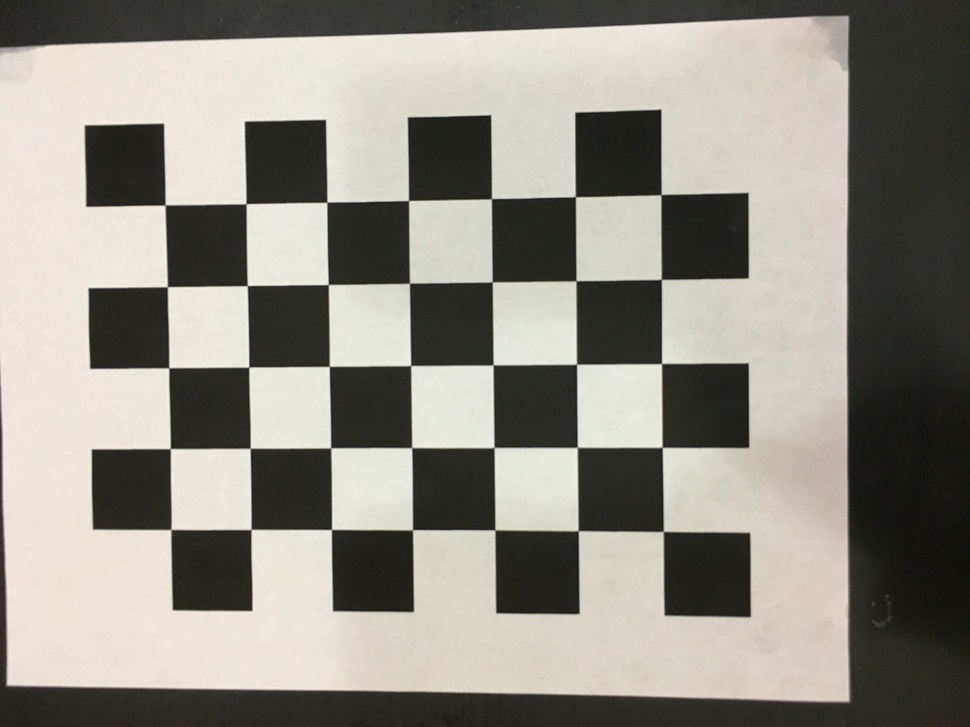
#> input picture CameraCalibration/pics/IMG_1383.jpg, 970 x 727 px, shrunk from 1600 x 1200 before the run; its folder holds only this picture in this run
$ python CameraCalibration.py
#> lines starting #> are read from the running program, lines starting #| are printed output that depends on the picture; after the words box and inside, x2 and y2 are one past the last pixel; in counts of white or black regions, pixels touching at a corner belong together; long printed decimals are rounded
import numpy as np
import cv2
import glob
import os

######  Input  #######

images = glob.glob('pics/*.jpg')

#######  Output  #########

out_fn = 'parameters.npz'

#######  Code  ########

dirname = 'pics_with_lines'
# os.mkdir(dirname)

# termination criteria
criteria = (cv2.TERM_CRITERIA_EPS + cv2.TERM_CRITERIA_MAX_ITER, 30, 0.001)
# prepare object points, like (0,0,0), (1,0,0), (2,0,0) ....,(6,5,0)
objp = np.zeros((7*5, 3), np.float32)
objp[:, :2] = np.mgrid[0:5, 0:7].T.reshape(-1, 2)
# Arrays to store object points and image points from all the images.
objpoints = []  # 3d point in real world space
imgpoints = []  # 2d points in image plane.

# print(images)
i = 0
img_size = []
for fname in images:
    img = cv2.imread(fname)
#> img is the input picture: shape (727, 970, 3); mean B, G, R 132.6, 140.8, 143.7
    gray = cv2.cvtColor(img, cv2.COLOR_BGR2GRAY)
    # Find the chess board corners
    ret, corners = cv2.findChessboardCorners(gray, (5, 7), None)
#> ret = True; corners = 35 rows, first 8: [660.9, 194.6], [661.3, 279.4], [661.5, 363.5], [662.3, 447.3], [663.2, 531.4], [575.4, 196.6], [575.9, 280.7], [576.5, 364.3]
    # If found, add object points, image points (after refining them)
    if ret is True:
        # print(fname)
        i = i + 1
        print(i)
        objpoints.append(objp)
        corners2 = cv2.cornerSubPix(gray, corners, (11, 11), (-1, -1), criteria)
#> corners2 = 35 rows, first 8: [661, 194.6], [661.4, 279.4], [661.5, 363.5], [662.3, 447.3], [663.3, 531.5], [575.4, 196.7], [575.9, 280.7], [576.5, 364.2]
        imgpoints.append(corners)
        img_size = gray.shape[::-1]
#> img_size = (970, 727)
        # # Draw and display the corners
        cv2.drawChessboardCorners(img, (5, 7), corners2, ret)
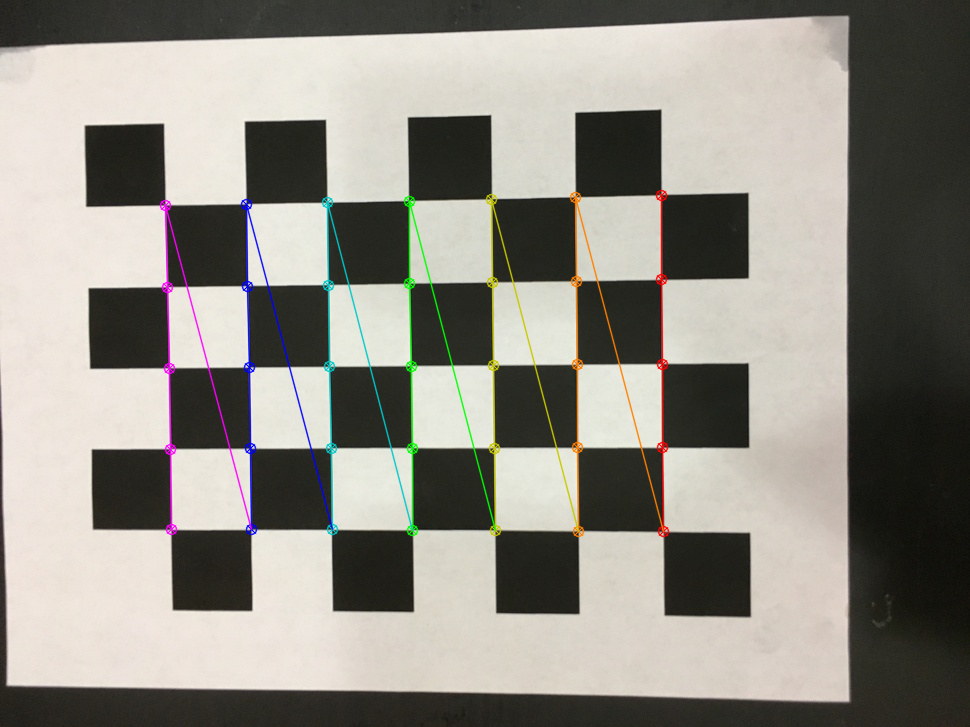
#> img: shape (727, 970, 3); 2.23% of pixels changed, all inside (x1, y1, x2, y2) = (159, 189, 670, 538)
        # cv2.imwrite(os.path.join(dirname, 'pic' + str(i) + '.jpg'), img)
        # cv2.imshow('img', img)
        # cv2.waitKey(2000)

rms, mtx, dist, rvecs, tvecs = cv2.calibrateCamera(objpoints, imgpoints, img_size, None, None)
#> rms = 0.127; mtx = [[1263.7, 0, 558.5], [0, 1246.3, 384.6], [0, 0, 1]]; dist = [[0.17, -1.3, 0.00434, 0.0111, 7.59]]; rvecs = ([0.102, 0.0505, 1.56],); tvecs = ([1.19, -2.25, 14.81],)

# mtx = np.matrix('1358 0 800; 0 1358 600; 0 0 1')
print(rms)
#| 0.1274
print(mtx)
#| [[1.26369974e+03 0.00000000e+00 5.58542950e+02]
#|  [0.00000000e+00 1.24625047e+03 3.84590082e+02]
#|  [0.00000000e+00 0.00000000e+00 1.00000000e+00]]
print(dist)
#| [[ 1.69520924e-01 -1.29790683e+00  4.33555898e-03  1.11043780e-02
#|    7.59245871e+00]]


np.savez(out_fn, mtx=mtx, dist=dist, rvecs=rvecs, tvecs=tvecs)
exit()
#> (the program exits here)

$ run again, on CameraCalibration/pics/IMG_1387.jpg
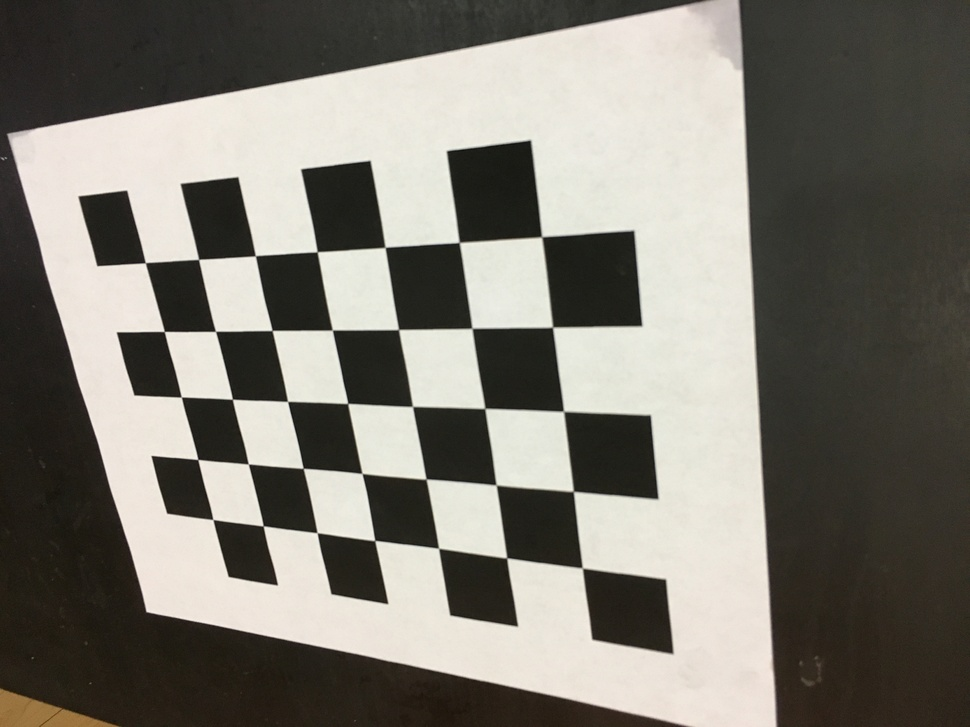
#> input picture CameraCalibration/pics/IMG_1387.jpg, 970 x 727 px, shrunk from 1600 x 1200 before the run
#> img is the input picture: shape (727, 970, 3); mean B, G, R 113.7, 122.1, 125.2
#> ret = True; corners = 35 rows, first 8: [541.6, 236.8], [552.5, 327.1], [563.4, 411.1], [573.3, 491.3], [582.1, 567.8], [459.3, 242.4], [471.9, 328.2], [484.7, 408.4]
#> corners2 = 35 rows, first 8: [541.7, 236.8], [552.6, 327.2], [563.6, 411.4], [573.4, 491.4], [582.3, 568], [459.2, 242.4], [471.9, 328.3], [484.8, 408.4]
#> `cv2.drawChessboardCorners(img, (5, 7), corners2, ret)`:
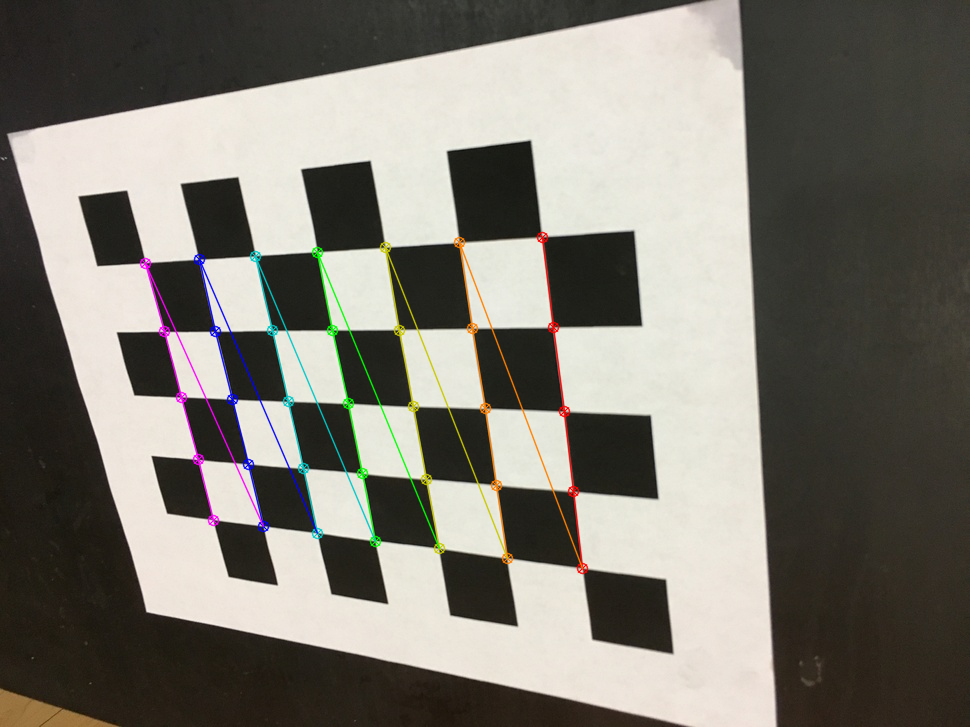
#> img: shape (727, 970, 3); 2.02% of pixels changed, all inside (x1, y1, x2, y2) = (139, 231, 589, 575)
#> rms = 0.382; mtx = [[810, 0, 528.7], [0, 787.4, 361.2], [0, 0, 1]]; dist = [[0.104, -0.553, -0.00345, 0.00922, 1.48]]; rvecs = ([0.581, 0.124, 1.47],); tvecs = ([0.133, -1.33, 8.47],)
#| 0.3816
#| [[809.965   0.         528.680]
#|  [  0.         787.425 361.240]
#|  [  0.           0.           1.        ]]
#| [[ 0.1036 -0.5526 -0.003446  0.009221  1.475]]

$ run again, on CameraCalibration/pics/IMG_1388.jpg
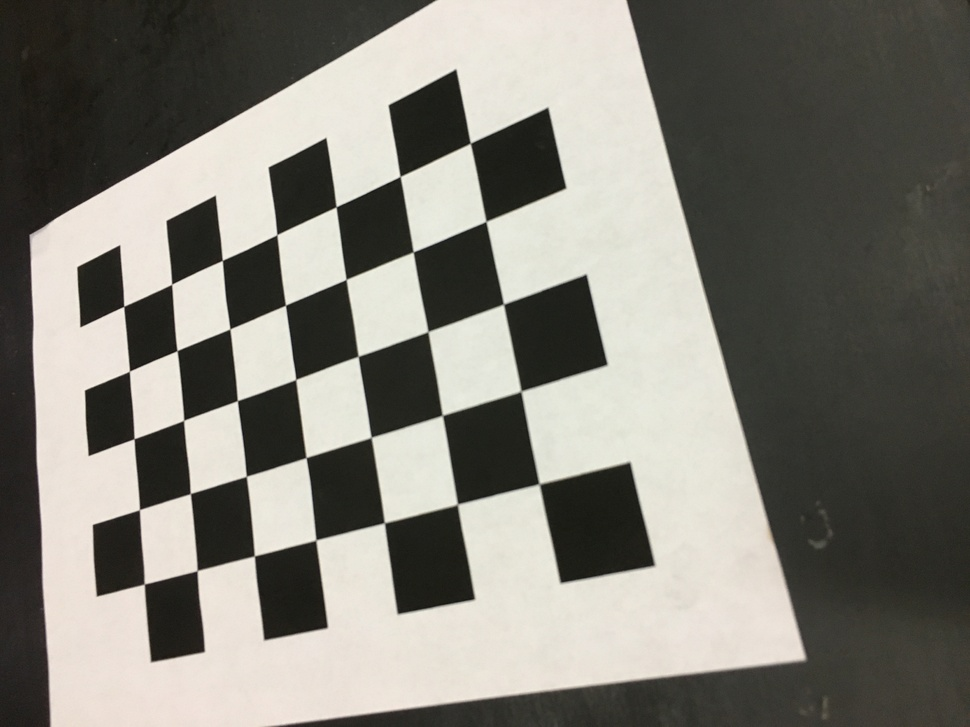
#> input picture CameraCalibration/pics/IMG_1388.jpg, 970 x 727 px, shrunk from 1600 x 1200 before the run
#> img is the input picture: shape (727, 970, 3); mean B, G, R 118.1, 126, 128.1
#> ret = True; corners = 35 rows, first 8: [470.3, 143.2], [485.9, 221.4], [503.5, 304], [521, 391], [538.8, 483.4], [400.1, 176.4], [413.2, 252], [428, 331.5]
#> corners2 = 35 rows, first 8: [470.4, 143.2], [486, 221.4], [503.5, 304.2], [521, 391.2], [539.2, 483.9], [400.1, 176.4], [413.2, 251.9], [428, 331.5]
#> `cv2.drawChessboardCorners(img, (5, 7), corners2, ret)`:
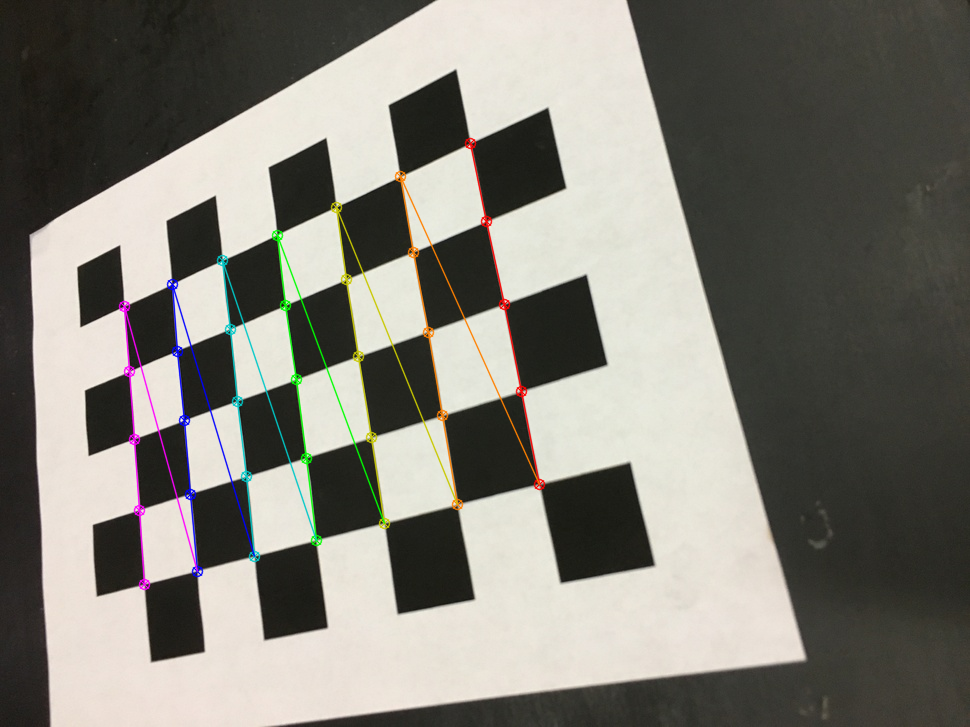
#> img: shape (727, 970, 3); 2.05% of pixels changed, all inside (x1, y1, x2, y2) = (118, 137, 546, 591)
#> rms = 0.374; mtx = [[690.5, 0, 531], [0, 698.4, 391.9], [0, 0, 1]]; dist = [[0.0696, -0.265, 0.00589, 0.00375, 0.401]]; rvecs = ([0.18, 0.436, 1.3],); tvecs = ([-0.713, -2.88, 8.07],)
#| 0.3742
#| [[690.479   0.         531.021]
#|  [  0.         698.392 391.857]
#|  [  0.           0.           1.        ]]
#| [[ 0.06955 -0.2648  0.005889  0.003754   0.4005]]

$ run again, on CameraCalibration/pics/IMG_1389.jpg
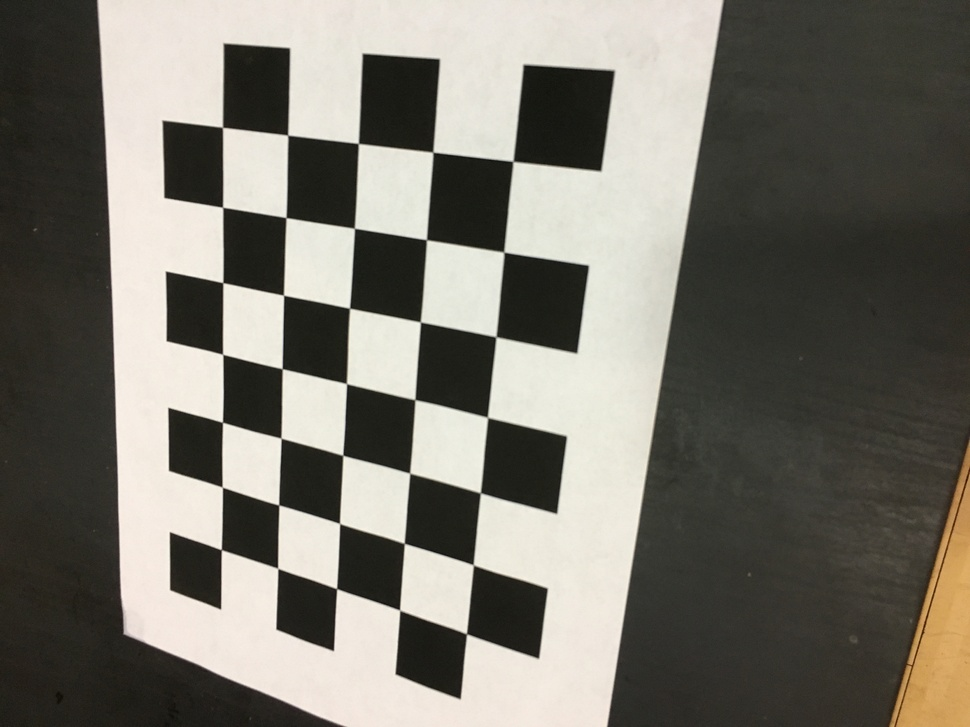
#> input picture CameraCalibration/pics/IMG_1389.jpg, 970 x 727 px, shrunk from 1600 x 1200 before the run
#> img is the input picture: shape (727, 970, 3); mean B, G, R 107.5, 116.4, 119.3
#> ret = True; corners = 35 rows, first 8: [222.4, 127.4], [287.6, 135.1], [358.3, 143.4], [432.7, 152.1], [512.8, 161.5], [222.5, 207.1], [286, 217.6], [354.4, 228.3]
#> corners2 = 35 rows, first 8: [222.5, 127.3], [287.7, 135.1], [358.4, 143.4], [432.9, 152.1], [513, 161.3], [222.7, 207.3], [286, 217.6], [354.4, 228.3]
#> `cv2.drawChessboardCorners(img, (5, 7), corners2, ret)`:
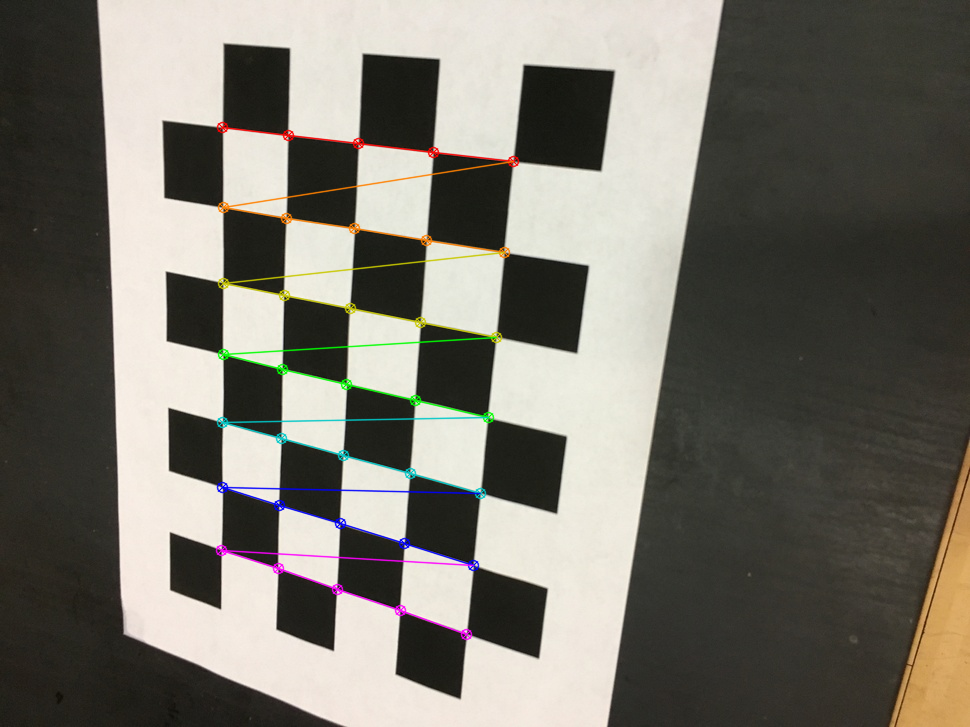
#> img: shape (727, 970, 3); 1.89% of pixels changed, all inside (x1, y1, x2, y2) = (215, 121, 520, 641)
#> rms = 0.333; mtx = [[740.1, 0, 522.1], [0, 741.4, 346.7], [0, 0, 1]]; dist = [[0.0991, -0.512, -0.000472, 0.00682, 1.21]]; rvecs = ([0.235, 0.346, 0.151],); tvecs = ([-3.82, -2.78, 9.45],)
#| 0.3326
#| [[740.144   0.         522.053 ]
#|  [  0.         741.389 346.723]
#|  [  0.           0.           1.        ]]
#| [[ 9.91158163e-02 -5.11677369e-01 -4.71577860e-04  6.81780841e-03
#|    1.20660681e+00]]

$ run again, on CameraCalibration/pics/IMG_1384.jpg
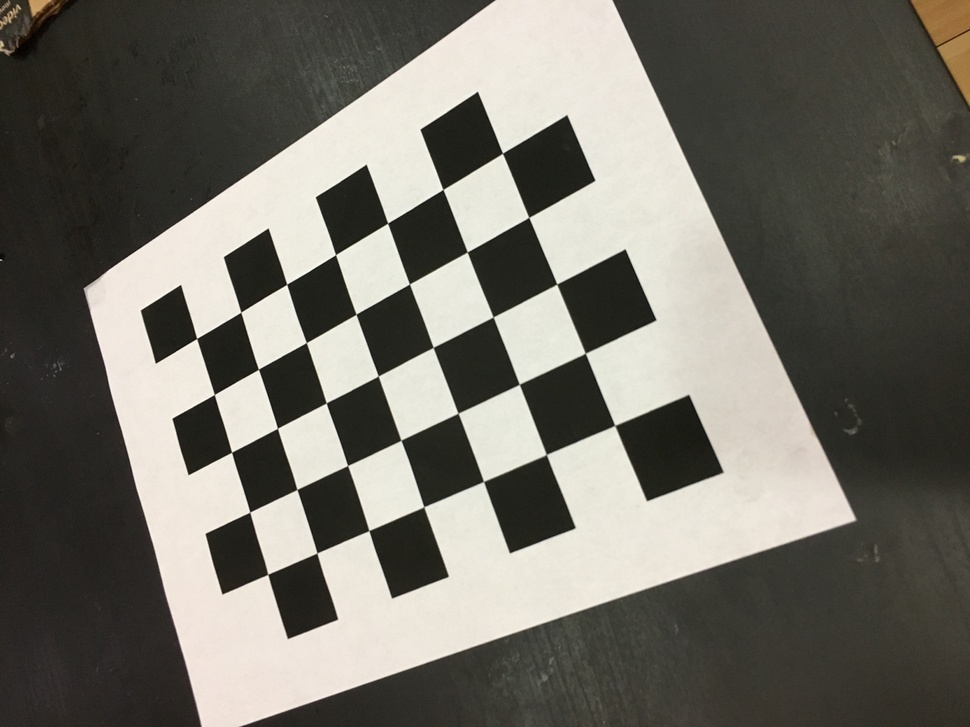
#> input picture CameraCalibration/pics/IMG_1384.jpg, 970 x 727 px, shrunk from 1600 x 1200 before the run
#> img is the input picture: shape (727, 970, 3); mean B, G, R 103.7, 111.9, 114.4
#> ret = True; corners = 35 rows, first 8: [502.5, 153.3], [528.7, 217.4], [556.7, 284.1], [585.2, 353.2], [614.6, 425.3], [442.9, 189.4], [467.2, 252], [493.1, 317]
#> corners2 = 35 rows, first 8: [502.5, 153.2], [528.8, 217.4], [556.8, 284.1], [585.3, 353.3], [614.8, 425.4], [442.9, 189.5], [467.3, 252], [493.2, 316.9]
#> `cv2.drawChessboardCorners(img, (5, 7), corners2, ret)`:
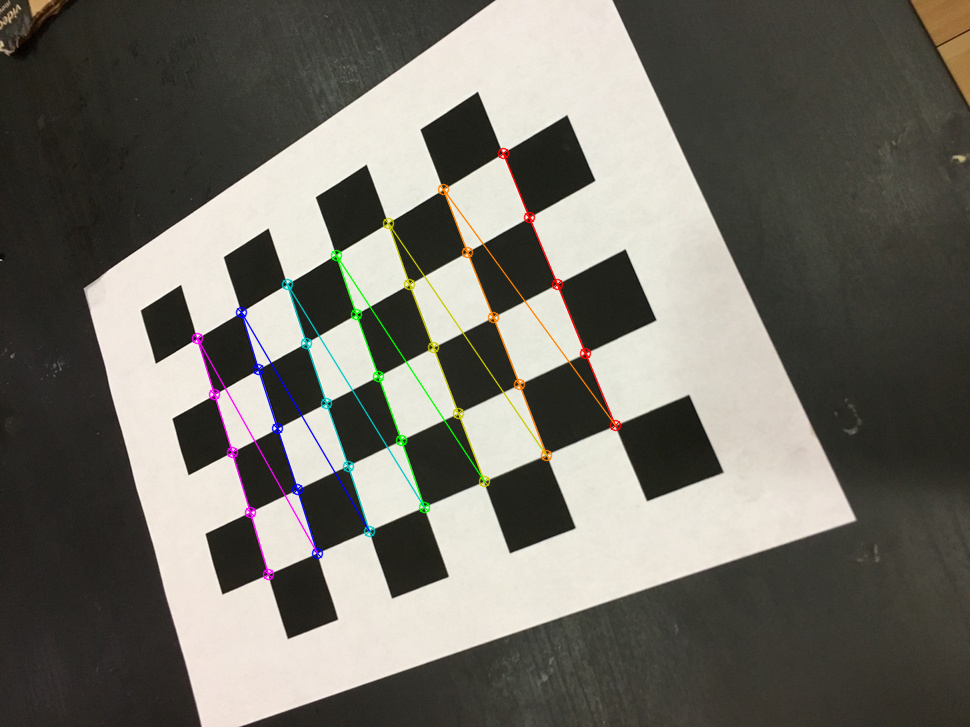
#> img: shape (727, 970, 3); 1.75% of pixels changed, all inside (x1, y1, x2, y2) = (191, 147, 622, 581)
#> rms = 0.263; mtx = [[1020.7, 0, 445.8], [0, 988.8, 363.1], [0, 0, 1]]; dist = [[-0.123, 2.44, 0.00491, 0.0039, -3.16]]; rvecs = ([0.282, 0.513, 1.13],); tvecs = ([0.746, -2.86, 13.44],)
#| 0.2634
#| [[1.02073462e+03 0.00000000e+00 4.45807428e+02]
#|  [0.00000000e+00 9.88787964e+02 3.63129284e+02]
#|  [0.00000000e+00 0.00000000e+00 1.00000000e+00]]
#| [[-0.1229   2.440  0.004907  0.003898 -3.162]]
